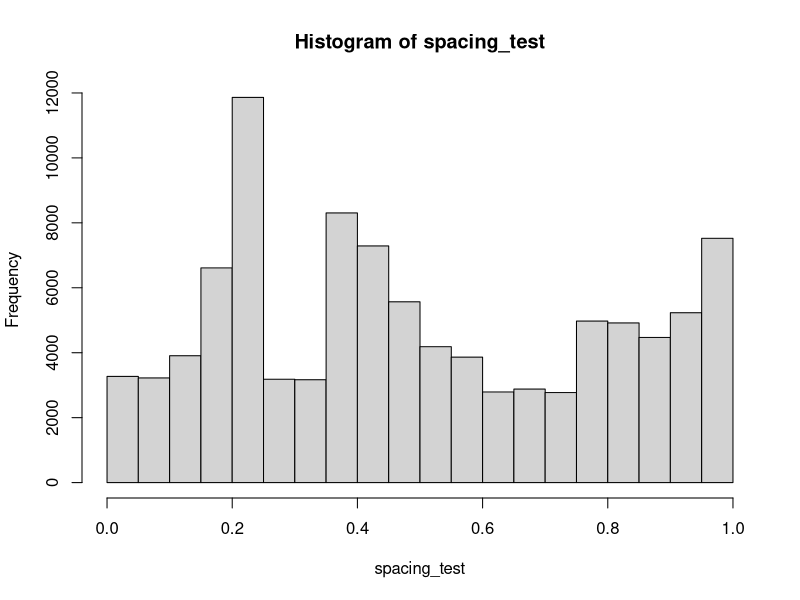

Write R code to recreate this figure.
options(scipen = 5)

x <- c(0.14, 0.21, 0.23, 0.37, 0.41, 0.48, 0.59, 0.75, 0.84, 0.94)
N <- 100
samples <- 1000

dist_spacing <- function(x, N, samples) {
  xAug <- c(0, sort(x), 1)
  diffs <- diff(xAug)

  spacings <- sample(1:length(diffs), size = N * samples, replace = TRUE)
  lBound <- xAug[spacings]
  uBound <- xAug[spacings + 1]

  draws <- runif(N * samples, lBound, uBound)

  out <- matrix(draws, nrow = samples, ncol = N)
}

spacing_test <- dist_spacing(x, 100, 1000)
hist(spacing_test)
